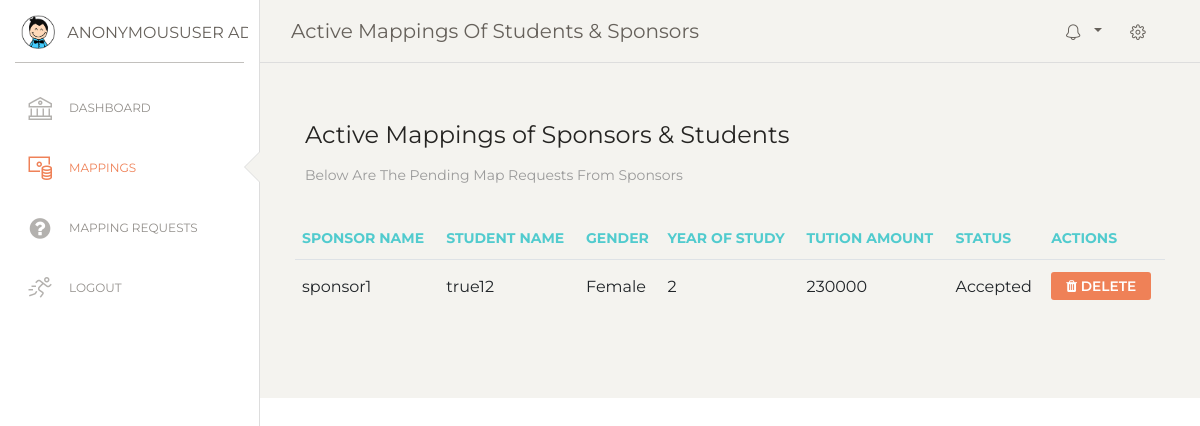
The page /my_admin/admin_mappings/ on the database as committed earlier.
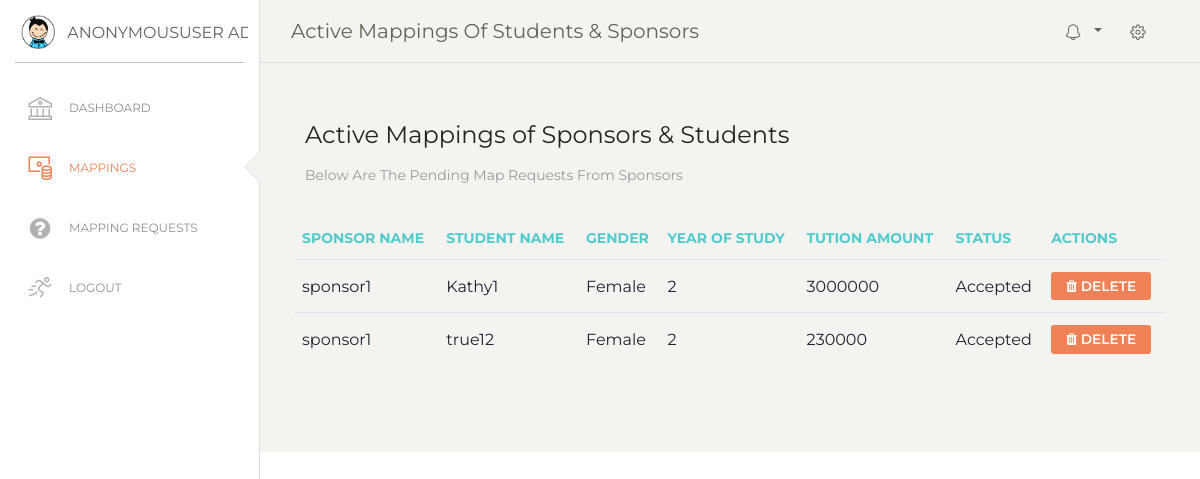
The same page on the database as committed later.
### u_educ_site/models.py (models this page shows, shortened)
class Mappings(models.Model):
    STATUS = (
        ('Pending', 'Pending'),
        ('Accepted', 'Accepted'),
        ('Rejected', 'Rejected'),
    )
    sponsor = models.ForeignKey(User, on_delete=models.CASCADE)
    studentFullName = models.CharField(max_length=500)
    studentEmail = models.EmailField()
    studentGender = models.TextField(max_length=15, blank=True)
    yearOfStudy = models.CharField(max_length=10, blank=True)
    tuitionAmountPerSemester = models.CharField(max_length=20, blank=True)
    status = models.CharField(max_length=200, null=True, choices=STATUS)

### u_educ_site/views.py (the view)
# urls.py: path('my_admin/admin_mappings/', views.adminMappings, name='admin_mappings'),
def adminMappings(request):
    active_mappings = Mappings.objects.filter(status='Accepted')
    context = {
        'active_mappings': active_mappings,
        'page_title': 'Active Mappings of Students & Sponsors',
    }
    return render(request, 'my_admin/admin_mapping.html', context)

### templates/my_admin/admin_mapping.html
{% extends 'my_admin/admin_base.html' %}
{% load static %}
{% block content %}
<div class="main-panel">
    <div class="content">
        <div class="row">
          <div class="col-md-12">
            <div class="card card-plain">
              <div class="card-header">
                <h4 class="card-title"> Active Mappings of Sponsors & Students</h4>
                <p class="card-category"> Below are the pending map requests from sponsors</p>
              </div>
              <div class="card-body">
                <div class="table-responsive">
                    <table class="table">
                        <thead class="text-primary">
                            <tr>
                                <th>Sponsor Name</th>
                                <th>Student Name</th>
                                <th>Gender</th>
                                <th>Year Of Study</th>
                                <th>Tution Amount</th>
                                <th>Status</th>
                                <th>Actions</th>
                            </tr>
                        </thead>
                        <tbody>
                            {% for mapping in active_mappings %}
                            <tr>
                                <td>{{ mapping.sponsor }}</td>
                                <td>{{ mapping.studentFullName }}</td>
                                <td>{{ mapping.studentGender }}</td>
                                <td>{{ mapping.yearOfStudy }}</td>
                                <td>{{ mapping.tuitionAmountPerSemester }}</td>
                                <td>{{ mapping.status }}</td>
                                <td>
                                    <a href="#"><button class="btn btn-danger btn-sm"><i class="fa fa-trash"></i> Delete</button></a>
                                </td>
                            </tr>
                            {% endfor %}
                        </tbody>
                    </table>
                </div>
            </div>
            </div>
          </div>
        </div>
      </div>
</div>
{% endblock %}

Rows that differ between the two databases and show on the page:
now on this page (row edited): Mappings: sponsor "sponsor1", studentFullName "Kathy1", studentGender "Female", yearOfStudy "2", tuitionAmountPerSemester "3000000", status "Accepted"
